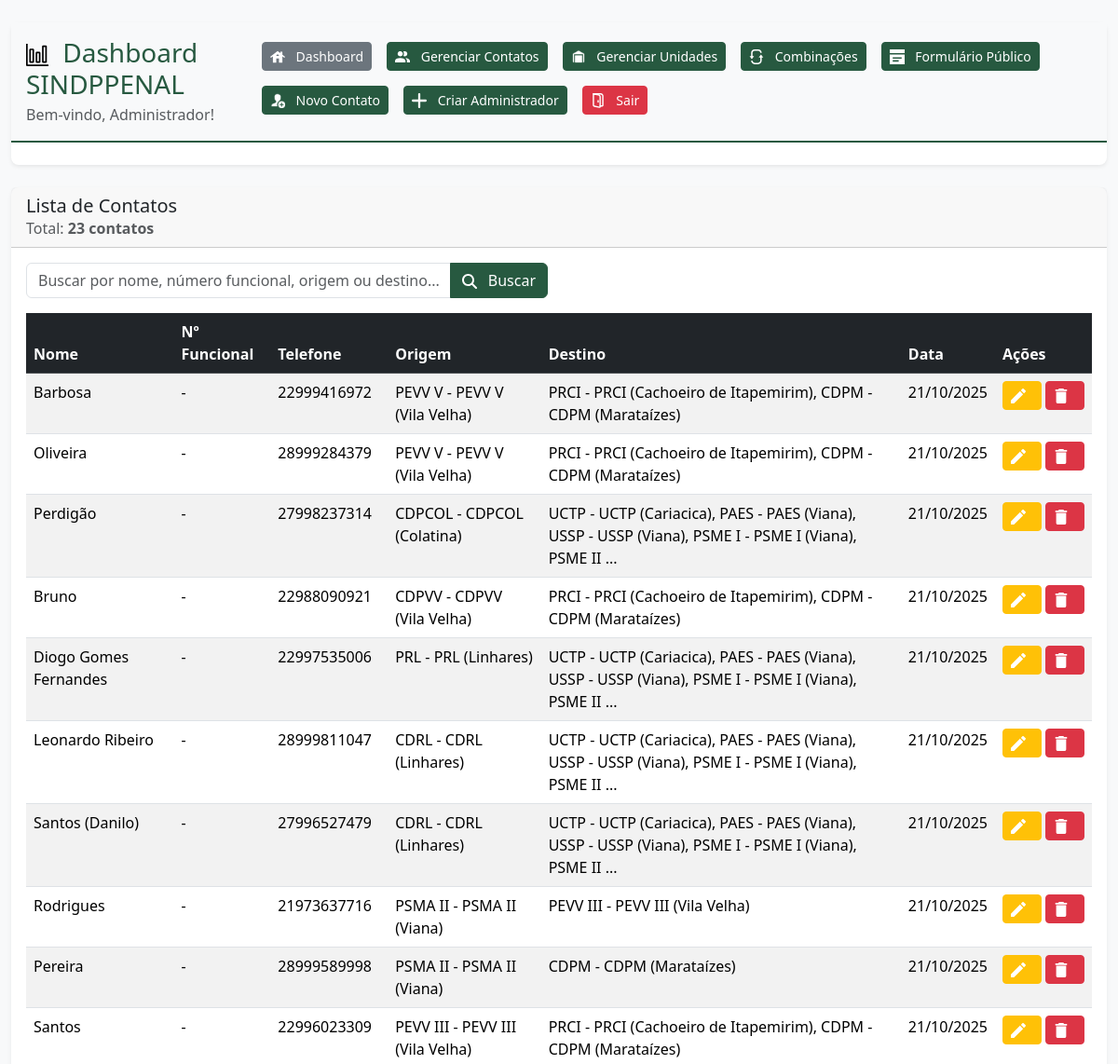
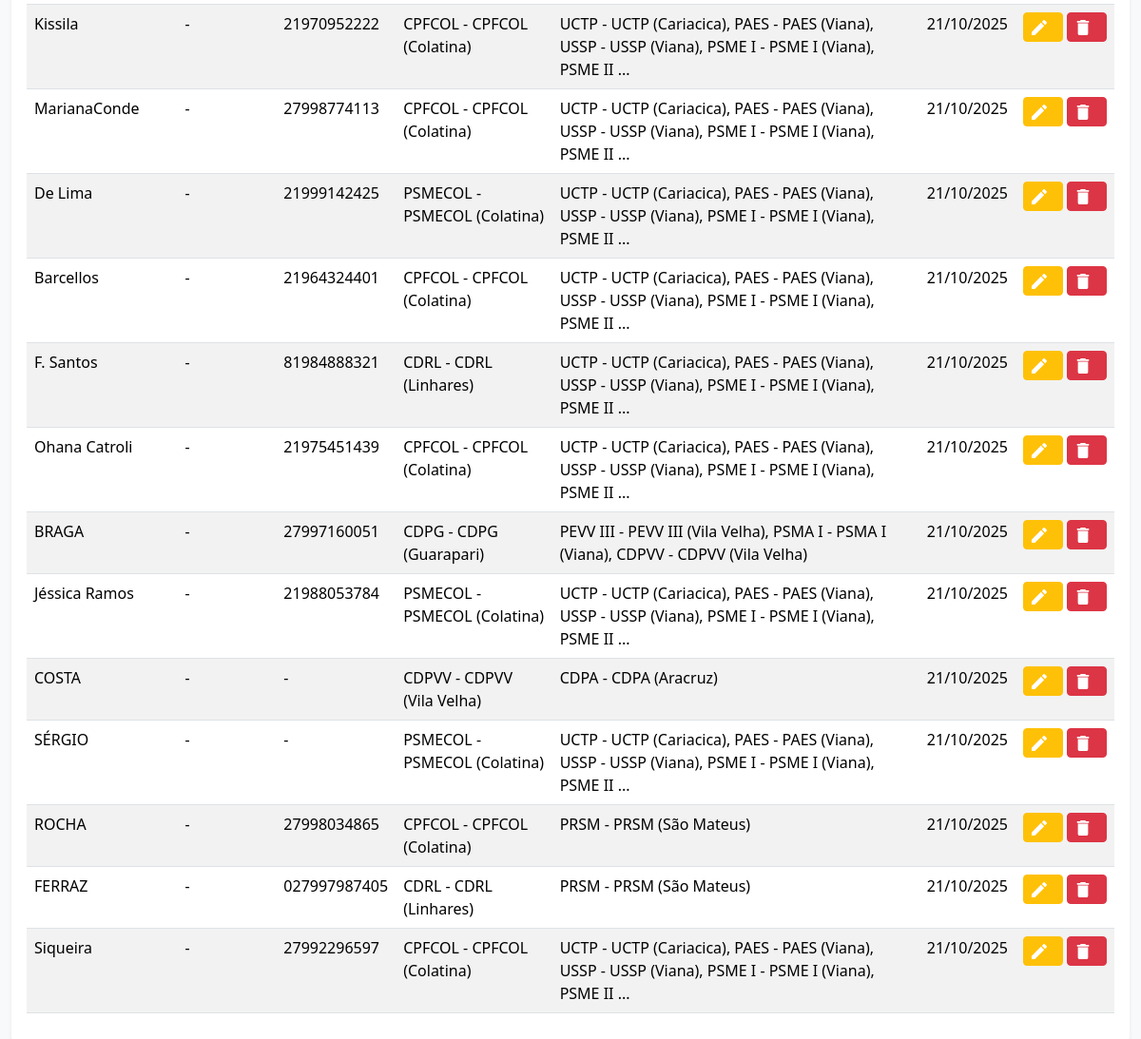
/admin/contatos.php (signed in), run on the app's committed database (2 pictures, top to bottom).
### tables this page shows
CREATE TABLE `contatos` (
  `id` int NOT NULL AUTO_INCREMENT,
  `nome` varchar(255) DEFAULT NULL,
  `num_funcional` varchar(20) DEFAULT NULL,
  `telefone` varchar(255) DEFAULT NULL,
  `origem` varchar(255) DEFAULT NULL,
  `destino` varchar(255) DEFAULT NULL,
  `created` datetime DEFAULT NULL,
  `updated` datetime DEFAULT NULL,
  PRIMARY KEY (`id`)
);

### admin/classes/AdminContatos.php (called while the page is built, shortened)
<?php
class AdminContatos {
    private $conn;
    private $table_name = "contatos";
    public function __construct() {
        $database = new Database();
        $this->conn = $database->connect();
    }
    public function listarTodos($page = 1, $limit = 10, $search = '') {
        try {
            $offset = ($page - 1) * $limit;
            if (!empty($search)) {
                $query = "SELECT c.*,
                                CONCAT(u_origem.codigo, ' - ', u_origem.nome, ' (', u_origem.cidade, ')') as origem_nome
                         FROM " . $this->table_name . " c
                         LEFT JOIN unidades u_origem ON c.origem = u_origem.codigo
                         WHERE c.nome LIKE :search1
                            OR c.num_funcional LIKE :search2
                            OR c.origem LIKE :search3
                            OR c.destino LIKE :search4
                            OR u_origem.nome LIKE :search5
                            OR u_origem.cidade LIKE :search6
                         ORDER BY c.created DESC LIMIT :limit OFFSET :offset";
                $stmt = $this->conn->prepare($query);
                $searchParam = "%$search%";
                $stmt->bindParam(':search1', $searchParam);
                $stmt->bindParam(':search2', $searchParam);
                $stmt->bindParam(':search3', $searchParam);
                $stmt->bindParam(':search4', $searchParam);
                $stmt->bindParam(':search5', $searchParam);
                $stmt->bindParam(':search6', $searchParam);
                $stmt->bindParam(':limit', $limit, PDO::PARAM_INT);
                $stmt->bindParam(':offset', $offset, PDO::PARAM_INT);
                $stmt->execute();
                $contatos = $stmt->fetchAll();
                $countQuery = "SELECT COUNT(*) as total
                              FROM " . $this->table_name . " c
                              LEFT JOIN unidades u_origem ON c.origem = u_origem.codigo
                              WHERE c.nome LIKE :search1
                                 OR c.num_funcional LIKE :search2
                                 OR c.origem LIKE :search3
                                 OR c.destino LIKE :search4
                                 OR u_origem.nome LIKE :search5
                                 OR u_origem.cidade LIKE :search6";
                $countStmt = $this->conn->prepare($countQuery);
                $countStmt->bindParam(':search1', $searchParam);
                $countStmt->bindParam(':search2', $searchParam);
                $countStmt->bindParam(':search3', $searchParam);
                $countStmt->bindParam(':search4', $searchParam);
                $countStmt->bindParam(':search5', $searchParam);
                $countStmt->bindParam(':search6', $searchParam);
            } else {
                $query = "SELECT c.*,
                                CONCAT(u_origem.codigo, ' - ', u_origem.nome, ' (', u_origem.cidade, ')') as origem_nome
                         FROM " . $this->table_name . " c
                         LEFT JOIN unidades u_origem ON c.origem = u_origem.codigo
                         ORDER BY c.created DESC LIMIT :limit OFFSET :offset";
                $stmt = $this->conn->prepare($query);
                $stmt->bindParam(':limit', $limit, PDO::PARAM_INT);
                $stmt->bindParam(':offset', $offset, PDO::PARAM_INT);
                $stmt->execute();
                $contatos = $stmt->fetchAll();
                $countQuery = "SELECT COUNT(*) as total FROM " . $this->table_name;
                $countStmt = $this->conn->prepare($countQuery);
            }
            $countStmt->execute();
            $total = $countStmt->fetch()['total'];
            return [
                'contatos' => $contatos,
                'total' => $total,
                'pages' => ceil($total / $limit)
            ];
        } catch (PDOException $e) {
            return [
                'contatos' => [],
                'total' => 0,
                'pages' => 0
            ];
        }
    }
    public function resolverUnidade($codigo) {
        $codigo = trim($codigo);
        try {
            $query = "SELECT CONCAT(codigo, ' - ', nome, ' (', cidade, ')') as nome_completo
                     FROM unidades WHERE codigo = :codigo AND ativo = 1 LIMIT 1";
            $stmt = $this->conn->prepare($query);
            $stmt->bindParam(':codigo', $codigo);
            $stmt->execute();
            $resultado = $stmt->fetch(PDO::FETCH_ASSOC);
            return $resultado ? $resultado['nome_completo'] : $codigo . ' (Unidade não encontrada)';
        } catch (PDOException $e) {
            return $codigo . ' (Erro ao buscar)';
        }
    }
    public function resolverDestinos($destinos_string) {
        $codigos = array_map('trim', explode(',', $destinos_string));
        $nomes_resolvidos = [];
        foreach ($codigos as $codigo) {
            if (!empty($codigo)) {
                $nomes_resolvidos[] = $this->resolverUnidade($codigo);
            }
        }
        return implode(', ', $nomes_resolvidos);
    }
}

### admin/config/database.php (called while the page is built, shortened)
<?php
class Database {
    private $host = DB_HOST;
    private $db_name = DB_NAME;
    private $username = DB_USER;
    private $password = DB_PASS;
    public function connect() {
        $this->conn = null;
        try {
            $this->conn = new PDO(
                "mysql:host=" . $this->host . ";dbname=" . $this->db_name . ";charset=utf8mb4",
                $this->username,
                $this->password,
                [
                    PDO::ATTR_ERRMODE => PDO::ERRMODE_EXCEPTION,
                    PDO::ATTR_DEFAULT_FETCH_MODE => PDO::FETCH_ASSOC,
                    PDO::ATTR_EMULATE_PREPARES => false
                ]
            );
        } catch(PDOException $e) {
            echo "Erro de conexão: " . $e->getMessage();
            die();
        }
        return $this->conn;
    }
}

### admin/contatos.php (the view, shortened to what this page needs)
<?php
$adminContatos = new AdminContatos();
$page = isset($_GET['page']) ? (int)$_GET['page'] : 1;
$search = isset($_GET['search']) ? $_GET['search'] : '';
$action = isset($_GET['action']) ? $_GET['action'] : 'list';
$dados = $adminContatos->listarTodos($page, 50, $search);
?>
<!DOCTYPE html>
<html lang="pt-br">
<head>
    <link href="https://cdn.jsdelivr.net/npm/bootstrap@5.3.2/dist/css/bootstrap.min.css" rel="stylesheet">
    <link rel="stylesheet" href="../assets/css/sindppenal-theme.css">
    <link href="https://cdn.jsdelivr.net/npm/select2@4.1.0-rc.0/dist/css/select2.min.css" rel="stylesheet" />
</head>
<body class="sindppenal-bg">
    <div class="container-fluid py-4">
        <?php include __DIR__ . '/includes/header.php'; ?>
        <?php if ($action === 'list' || empty($action)): ?>
        <div class="row">
            <div class="col-12">
                <div class="card sindppenal-card">
                    <div class="card-header">
                        <h5 class="card-title mb-0">Lista de Contatos</h5>
                        <p class="text-muted mb-0">Total: <strong><?php echo $dados['total']; ?> contatos</strong></p>
                    </div>
                    <div class="card-body">
                        <div class="row mb-3">
                            <div class="col-md-6">
                                <form method="GET" action="">
                                    <div class="input-group">
                                        <input type="text"
                                            class="form-control"
                                            name="search"
                                            placeholder="Buscar por nome, número funcional, origem ou destino..."
                                            value="<?php echo htmlspecialchars($search); ?>">
                                        <button class="btn btn-primary" type="submit">
                                            <img src="../assets/icons/dashboard/lupa.svg" alt="Buscar" class="svg-icon-white size-sm">
                                            Buscar
                                        </button>
                                    </div>
                                </form>
                            </div>
                        </div>
                        <?php if (empty($dados['contatos'])): ?>
                            <div class="text-center py-5">
                                <p class="text-muted">
                                    <?php echo empty($search) ? 'Nenhum contato encontrado.' : 'Nenhum resultado para sua busca.'; ?>
                                </p>
                            </div>
                        <?php else: ?>
                            <div class="table-responsive">
                                <table class="table table-striped table-hover">
                                    <thead class="table-dark">
                                        <tr>
                                            <th>Nome</th>
                                            <th>Nº Funcional</th>
                                            <th>Telefone</th>
                                            <th>Origem</th>
                                            <th>Destino</th>
                                            <th>Data</th>
                                            <th>Ações</th>
                                        </tr>
                                    </thead>
                                    <tbody>
                                        <?php foreach ($dados['contatos'] as $contato): ?>
                                        <tr>
                                            <td><?php echo htmlspecialchars($contato['nome'] ?? ''); ?></td>
                                            <td><?php echo htmlspecialchars($contato['num_funcional'] ?? '-'); ?></td>
                                            <td><?php echo htmlspecialchars($contato['telefone'] ?: '-'); ?></td>
                                            <td><?php echo htmlspecialchars($contato['origem_nome'] ?? $contato['origem'] ?? ''); ?></td>
                                            <td>
                                                <?php
                                                $destinos_resolvidos = $adminContatos->resolverDestinos($contato['destino'] ?? '');
                                                if (strlen($destinos_resolvidos) > 100):
                                                ?>
                                                    <span data-bs-toggle="tooltip" data-bs-placement="top"
                                                          title="<?php echo htmlspecialchars($destinos_resolvidos); ?>">
                                                        <?php echo htmlspecialchars(substr($destinos_resolvidos, 0, 100) . '...'); ?>
                                                    </span>
                                                <?php else: ?>
                                                    <?php echo htmlspecialchars($destinos_resolvidos); ?>
                                                <?php endif; ?>
                                            </td>
                                            <td><?php echo date('d/m/Y', strtotime($contato['created'])); ?></td>
                                            <td>
                                                <div class="d-flex gap-1" role="group">
                                                    <a href="?edit=<?php echo $contato['id']; ?>" class="btn btn-warning btn-sm">
                                                        <img src="../assets/icons/dashboard/editar.svg" alt="Editar" class="svg-icon-white size-sm">
                                                    </a>
                                                    <form method="POST" class="d-inline" onsubmit="return confirm('Tem certeza que deseja excluir este contato?');">
                                                        <button type="submit" class="btn btn-danger btn-sm">
                                                            <img src="../assets/icons/dashboard/lixo.svg" alt="Excluir" class="svg-icon-white size-sm">
                                                        </button>
                                                    </form>
                                                </div>
                                            </td>
                                        </tr>
                                        <?php endforeach; ?>
                                    </tbody>
                                </table>
                            </div>
                        <?php endif; ?>
                    </div>
                </div>
            </div>
        </div>
        <?php endif; ?>
    </div>
</body>
</html>

### data on the page
contatos: nome "Barbosa", num_funcional "-", telefone "22999416972", origem_nome "PEVV V - PEVV V (Vila Velha)", destinos_resolvidos "PRCI - PRCI (Cachoeiro de Itapemirim), CDPM - CDPM (Marataízes)", created "21/10/2025"
contatos: nome "Oliveira", num_funcional "-", telefone "28999284379", origem_nome "PEVV V - PEVV V (Vila Velha)", destinos_resolvidos "PRCI - PRCI (Cachoeiro de Itapemirim), CDPM - CDPM (Marataízes)", created "21/10/2025"
contatos: nome "Perdigão", num_funcional "-", telefone "27998237314", origem_nome "CDPCOL - CDPCOL (Colatina)", destinos_resolvidos "UCTP - UCTP (Cariacica), PAES - PAES (Viana), USSP - USSP (Viana), PSME I - PSME I (Viana), PSME II ...", created "21/10/2025"
contatos: nome "Bruno", num_funcional "-", telefone "22988090921", origem_nome "CDPVV - CDPVV (Vila Velha)", destinos_resolvidos "PRCI - PRCI (Cachoeiro de Itapemirim), CDPM - CDPM (Marataízes)", created "21/10/2025"
contatos: nome "Diogo Gomes Fernandes", num_funcional "-", telefone "22997535006", origem_nome "PRL - PRL (Linhares)", destinos_resolvidos "UCTP - UCTP (Cariacica), PAES - PAES (Viana), USSP - USSP (Viana), PSME I - PSME I (Viana), PSME II ...", created "21/10/2025"
contatos: nome "Leonardo Ribeiro", num_funcional "-", telefone "28999811047", origem_nome "CDRL - CDRL (Linhares)", destinos_resolvidos "UCTP - UCTP (Cariacica), PAES - PAES (Viana), USSP - USSP (Viana), PSME I - PSME I (Viana), PSME II ...", created "21/10/2025"
contatos: nome "Santos (Danilo)", num_funcional "-", telefone "27996527479", origem_nome "CDRL - CDRL (Linhares)", destinos_resolvidos "UCTP - UCTP (Cariacica), PAES - PAES (Viana), USSP - USSP (Viana), PSME I - PSME I (Viana), PSME II ...", created "21/10/2025"
contatos: nome "Rodrigues", num_funcional "-", telefone "21973637716", origem_nome "PSMA II - PSMA II (Viana)", destinos_resolvidos "PEVV III - PEVV III (Vila Velha)", created "21/10/2025"
contatos: nome "Pereira", num_funcional "-", telefone "28999589998", origem_nome "PSMA II - PSMA II (Viana)", destinos_resolvidos "CDPM - CDPM (Marataízes)", created "21/10/2025"
contatos: nome "Santos", num_funcional "-", telefone "22996023309", origem_nome "PEVV III - PEVV III (Vila Velha)", destinos_resolvidos "PRCI - PRCI (Cachoeiro de Itapemirim), CDPM - CDPM (Marataízes)", created "21/10/2025"
contatos: nome "Kissila", num_funcional "-", telefone "21970952222", origem_nome "CPFCOL - CPFCOL (Colatina)", destinos_resolvidos "UCTP - UCTP (Cariacica), PAES - PAES (Viana), USSP - USSP (Viana), PSME I - PSME I (Viana), PSME II ...", created "21/10/2025"
contatos: nome "MarianaConde", num_funcional "-", telefone "27998774113", origem_nome "CPFCOL - CPFCOL (Colatina)", destinos_resolvidos "UCTP - UCTP (Cariacica), PAES - PAES (Viana), USSP - USSP (Viana), PSME I - PSME I (Viana), PSME II ...", created "21/10/2025"
contatos: nome "De Lima", num_funcional "-", telefone "21999142425", origem_nome "PSMECOL - PSMECOL (Colatina)", destinos_resolvidos "UCTP - UCTP (Cariacica), PAES - PAES (Viana), USSP - USSP (Viana), PSME I - PSME I (Viana), PSME II ...", created "21/10/2025"
contatos: nome "Barcellos", num_funcional "-", telefone "21964324401", origem_nome "CPFCOL - CPFCOL (Colatina)", destinos_resolvidos "UCTP - UCTP (Cariacica), PAES - PAES (Viana), USSP - USSP (Viana), PSME I - PSME I (Viana), PSME II ...", created "21/10/2025"
contatos: nome "F. Santos", num_funcional "-", telefone "81984888321", origem_nome "CDRL - CDRL (Linhares)", destinos_resolvidos "UCTP - UCTP (Cariacica), PAES - PAES (Viana), USSP - USSP (Viana), PSME I - PSME I (Viana), PSME II ...", created "21/10/2025"
contatos: nome "Ohana Catroli", num_funcional "-", telefone "21975451439", origem_nome "CPFCOL - CPFCOL (Colatina)", destinos_resolvidos "UCTP - UCTP (Cariacica), PAES - PAES (Viana), USSP - USSP (Viana), PSME I - PSME I (Viana), PSME II ...", created "21/10/2025"
contatos: nome "BRAGA", num_funcional "-", telefone "27997160051", origem_nome "CDPG - CDPG (Guarapari)", destinos_resolvidos "PEVV III - PEVV III (Vila Velha), PSMA I - PSMA I (Viana), CDPVV - CDPVV (Vila Velha)", created "21/10/2025"
contatos: nome "Jéssica Ramos", num_funcional "-", telefone "21988053784", origem_nome "PSMECOL - PSMECOL (Colatina)", destinos_resolvidos "UCTP - UCTP (Cariacica), PAES - PAES (Viana), USSP - USSP (Viana), PSME I - PSME I (Viana), PSME II ...", created "21/10/2025"
contatos: nome "COSTA", num_funcional "-", telefone "-", origem_nome "CDPVV - CDPVV (Vila Velha)", destinos_resolvidos "CDPA - CDPA (Aracruz)", created "21/10/2025"
contatos: nome "SÉRGIO", num_funcional "-", telefone "-", origem_nome "PSMECOL - PSMECOL (Colatina)", destinos_resolvidos "UCTP - UCTP (Cariacica), PAES - PAES (Viana), USSP - USSP (Viana), PSME I - PSME I (Viana), PSME II ...", created "21/10/2025"
contatos: nome "ROCHA", num_funcional "-", telefone "27998034865", origem_nome "CPFCOL - CPFCOL (Colatina)", destinos_resolvidos "PRSM - PRSM (São Mateus)", created "21/10/2025"
contatos: nome "FERRAZ", num_funcional "-", telefone "027997987405", origem_nome "CDRL - CDRL (Linhares)", destinos_resolvidos "PRSM - PRSM (São Mateus)", created "21/10/2025"
contatos: nome "Siqueira", num_funcional "-", telefone "27992296597", origem_nome "CPFCOL - CPFCOL (Colatina)", destinos_resolvidos "UCTP - UCTP (Cariacica), PAES - PAES (Viana), USSP - USSP (Viana), PSME I - PSME I (Viana), PSME II ...", created "21/10/2025"

### other printed values
$_SESSION['admin_nome'] "Administrador"
$dados['total'] "23"
